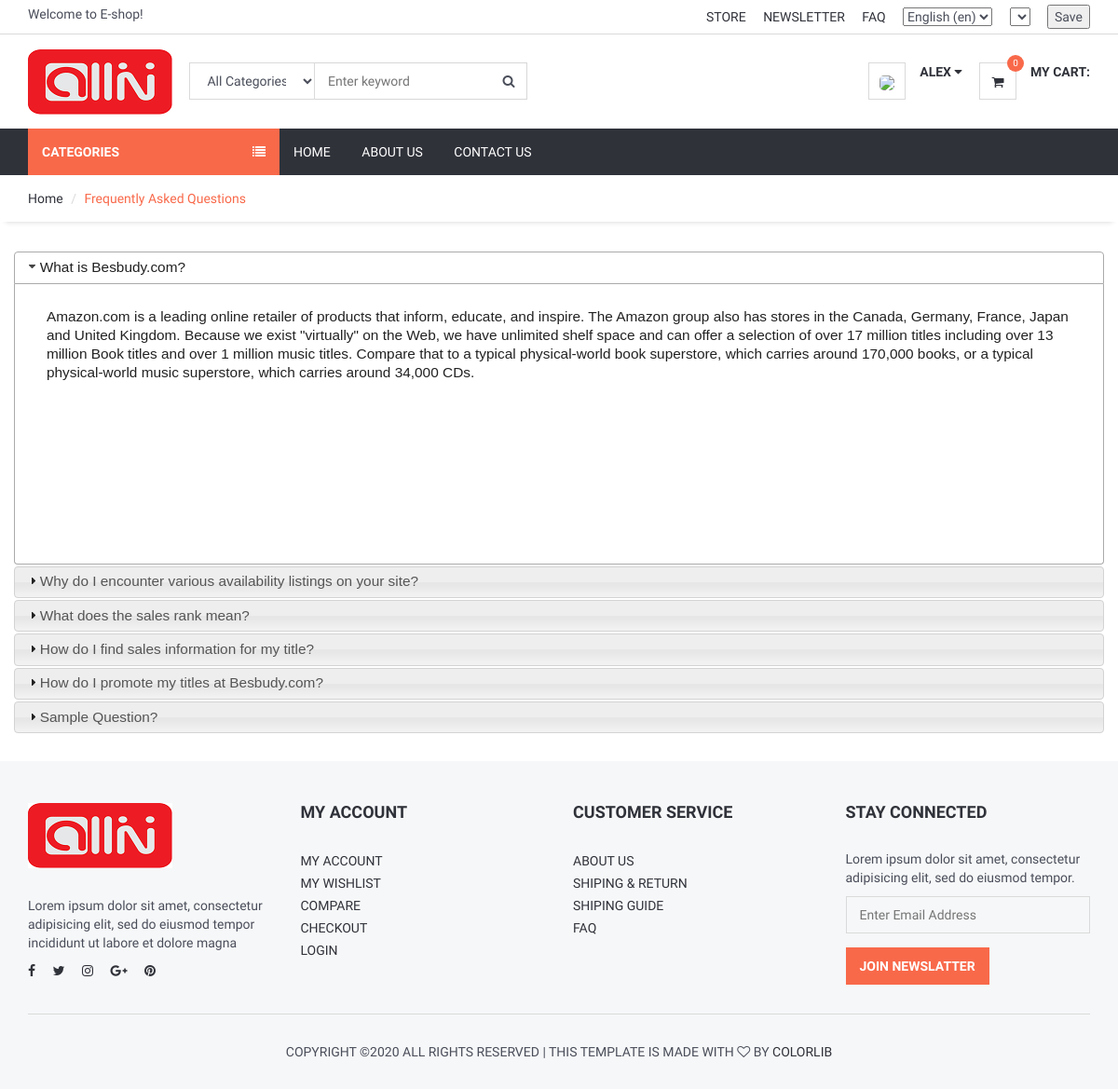
The app's page /faq/ (signed in) with its own data.
### home/models.py (models this page shows, shortened)
class FAQ(models.Model):
    STATUS = (
        ('True', 'True'),
        ('False', 'False'),
    )
    lang =  models.CharField(max_length=6, choices=langlist, blank=True, null=True)
    ordernumber = models.IntegerField()
    question = models.CharField(max_length=200)
    answer = RichTextUploadingField()
    status=models.CharField(max_length=10, choices=STATUS)
    create_at=models.DateTimeField(auto_now_add=True)
    update_at=models.DateTimeField(auto_now=True)

### home/views.py (the view)
# urls.py: path('faq/', views.faq, name='faq'),
def faq(request):
    defaultlang = settings.LANGUAGE_CODE[0:2]
    currentlang = request.LANGUAGE_CODE[0:2]
    if defaultlang==currentlang:
        faq = FAQ.objects.filter(status="True",lang=defaultlang).order_by("ordernumber")
    else:
        faq = FAQ.objects.filter(status="True",lang=currentlang).order_by("ordernumber")
    context = {
        'faq': faq,
    }
    return render(request, 'faq.html', context)

### home/templatetags/myapptags.py (called while the page is built)
@register.simple_tag
def shopcartcount(userid):
    count = ShopCart.objects.filter(user_id=userid).count()
    return count

### home/templates/faq.html (shortened to what this page needs)
{% extends 'homebase.html' %}
{% block sidebar %} {% include 'sidebar.html' %} {% endblock %}
{% block body %}
    <div id="breadcrumb">
        <div class="container">
            <ul class="breadcrumb">
                <li><a href="/">Home</a></li>
                <li class="active">Frequently Asked Questions</li>
            </ul>
        </div>
    </div>
    <div class="section">
        <div class="container">
            <div class="row">
                <div id="accordion">
                    {% for rs in faq %}
                        <h3>{{ rs.question }}</h3>
                        <div>
                            <p>
                                {{ rs.answer | safe }}
                            </p>
                        </div>
                    {% endfor %}
                </div>
            </div>
        </div>
    </div>
{% endblock %}

### home/templates/header.html (shortened to what this page needs)
{% load static %}
{% load i18n %}
{% load currency %}
<header>
    <div id="top-header">
        <div class="container">
            <div class="{% if '/ar/' in request.path %} pull-right {% else %} pull-left {% endif %}">
                <span>{% trans "Welcome to E-shop!" %}</span>
            </div>
            <div class="{% if '/ar/' in request.path %} pull-left {% else %} pull-right {% endif %}">
                <ul class="header-top-links">
                    <li><a href="#">{% trans "Store" %}</a></li>
                    <li><a href="#">{% trans "Newsletter" %}</a></li>
                    <li><a href="{% url 'faq' %}">{% trans "FAQ" %}</a></li>
                    <li class="dropdown default-dropdown">
                        <select name="language" onchange="changeURL()" id="id_lang">
                            {% get_current_language as LANGUAGE_CODE %}
                            {% get_available_languages as LANGUAGES %}
                            {% get_language_info_list for LANGUAGES as languages %}
                            {% for language in languages %}
                            <option value="{{ language.code }}" >
                                {{ language.name_local }} ({{ language.code }})
                            </option>
                            {% endfor %}
                        </select>
                    </li>
                    <li class="dropdown default-dropdown">
                        <form id="currency_switcher" method="POST" action="{% url 'selectcurrency' %}">
                            <select name="currency" onchange="submit()" id="id_currency">
                            </select>
                        </form>
                    </li>
                    <li class="dropdown default-dropdown">
                        <form id="currency_switcher" method="POST" action="{% url 'savelangcur' %}">
                            <input type="submit" value="Save" />
                        </form>
                    </li>
                </ul>
            </div>
        </div>
    </div>
    <div id="header">
        <div class="container">
            <div class="{% if '/ar/' in request.path %} pull-right {% else %} pull-left {% endif %}">
                <div class="header-logo">
                    <a class="logo" href="{% url 'home' %}">
                        <img src="{% static '' %}img/logo.png" alt="">
                    </a>
                </div>
                <div class="header-search">
                    {% if '/ar/' in request.path %}
                    <form action="/ar/search/" method="post">
                        {% csrf_token %}
                        <select name="catid" class="input search-categories" style="position: relative; height: 40px;">
                            <option value="0">{% trans "All Categories" %}</option>
                        </select>
                        <!-- <input id="query" name="query" class="input search-input" type="text"
                            placeholder="Enter your keyword"> -->
                        <input id="query" name="query" type="text" placeholder="Enter keyword">
                        <button class="search-btn"><i class="fa fa-search"></i></button>
                    </form>
                    {% else %}
                    <form action="/en/search/" method="post">
                        <select name="catid" class="input search-categories" style="position: relative; height: 40px;">
                            <option value="0">{% trans "All Categories" %}</option>
                        </select>
                        <input id="query" name="query" type="text" placeholder="Enter keyword">
                        <button class="search-btn"><i class="fa fa-search"></i></button>
                    </form>
                    {% endif %}
                </div>
            </div>
            <div class="{% if '/ar/' in request.path %} pull-left {% else %} pull-right {% endif %}">
                <ul class="header-btns">
                    <li class="header-account dropdown default-dropdown">
                        {% if user.id is not None %}
                        <div class="dropdown-toggle" role="button" data-toggle="dropdown" aria-expanded="true">
                            <div class="header-btns-icon">
                                <img src="{{ request.session.userimage }}" style="height: 40px; border-radius: 30%">
                            </div>
                            <strong class="text-uppercase">{{ user.first_name }} <i
                                    class="fa fa-caret-down"></i></strong>
                        </div>
                        {% else %}
                        <a href="{% url 'login' %}" class="text-uppercase">Login</a> / <a href="{% url 'signup' %}"
                            class="text-uppercase">Sign Up</a>
                        {% endif %}
                    </li>
                    <li class="header-cart dropdown default-dropdown">
                        <a href="{% url 'shopcart'%}">
                            <div class="header-btns-icon">
                                <i class="fa fa-shopping-cart"></i>
                                {% load myapptags %}
                                {% shopcartcount user.id as count %}
                                <span class="qty">{{ count }}</span>
                            </div>
                            <strong class="text-uppercase">{% trans "My Cart:" %}</strong>
                            <br>
                        </a>
                    </li>
                </ul>
            </div>
        </div>
    </div>
</header>

### home/static/css/style.css (style rules this page uses)
body { font-family: 'Hind', sans-serif; color: #4A4E5A; overflow-x: hidden; }
h1, h2, h3, h4, h5, h6 { color: #30323A; margin: 0 0 10px; font-weight: 700; }
a { color: #30323A; -webkit-transition: 0.3s color; transition: 0.3s color; }
strong { color: #30323A; }
ul, ol { margin: 0; padding: 0; list-style: none }
.input { width: 100%; height: 40px; padding: 0px 15px; border: none; background-color: transparent; -webkit-box-shadow: 0px 0px 0px 1px #DADADA inset, 0px 0px 0px 5px transparent; box-shadow: 0px 0px 0px 1px #DADADA inset, 0px 0px 0px 5px transparent; -webkit-transition: 0.3s all; transition: 0.3s all; }
.section { padding-top: 30px; padding-bottom: 30px; }
#breadcrumb { -webkit-box-shadow: 0px 6px 6px -6px rgba(0, 0, 0, 0.175); box-shadow: 0px 6px 6px -6px rgba(0, 0, 0, 0.175); }
.breadcrumb { background-color: transparent; border: none; border-radius: 0px; padding: 15px 0px; margin: 0; }
.breadcrumb>.active { color: #F8694A; }
.breadcrumb>li+li:before { color: #DADADA; }
#header { padding-top: 15px; padding-bottom: 15px; }
#top-header { padding-top: 5px; padding-bottom: 5px; border-bottom: 1px solid #DADADA; }
.header-top-links>li { display: inline-block; }
.header-top-links>li+li { margin-left: 15px; }
.header-top-links>li>a { cursor: pointer; text-transform: uppercase; }
.header-logo { display: inline-block; margin-right: 15px; }
.header-logo .logo>img { width: 100%; max-height: 70px; }
.header-search { display: inline-block; padding: 15px 0px; max-width: 400px; }
.header-search>form { position: relative; }
.header-search>form .search-categories { position: absolute; left: 0px; top: 0px; width: 135px; }
.header-search>form .search-btn { position: absolute; top: 0px; right: 0px; width: 40px; height: 40px; background-color: transparent; border: none; }
.header-btns>li { display: inline-block; vertical-align: top; padding: 15px 0px; }
.header-btns>li+li { margin-left: 15px; }
.header-btns>li .header-btns-icon { position: relative; float: left; margin-right: 15px; width: 40px; height: 40px; line-height: 40px; text-align: center; color: #30323A; background-color: #FFF; border: 1px solid #DADADA; }
.header-btns .dropdown-toggle { display: block; cursor: pointer; }
.header-cart .header-btns-icon .qty { position: absolute; right: -9px; top: -9px; width: 18px; height: 18px; line-height: 18px; text-align: center; font-size: 10px; background: #F8694A; color: #FFF; border-radius: 50%; }
#query { height: 40px; border: 1px solid #d7d7d7; border-left: none; margin-left: -10px; padding: 0px 20px; }

### records on screen
FAQ: question "What is Besbudy.com?", answer "Amazon.com is a leading online retailer of products that inform, educate, and inspire. The Amazon group also has stores in the Canada, Germany, France, Japan and United Kingdom. Because we exist \"virtually\" on the Web, we have unlimited shelf space and can offer a selection of over 17 million titles including over 13 million Book titles and over 1 million music titles. Compare that to a typical physical-world book superstore, which carries around 170,000 books, or a typical physical-world music superstore, which carries around 34,000 CDs."
FAQ: question "Why do I encounter various availability listings on your site?"
FAQ: question "What does the sales rank mean?"
FAQ: question "How do I find sales information for my title?"
FAQ: question "How do I promote my titles at Besbudy.com?"
FAQ: question "Sample Question?"

### other values on screen
{{ user.first_name }} "ALEX"
{{ count }} "0"
form field language "English (en)"
